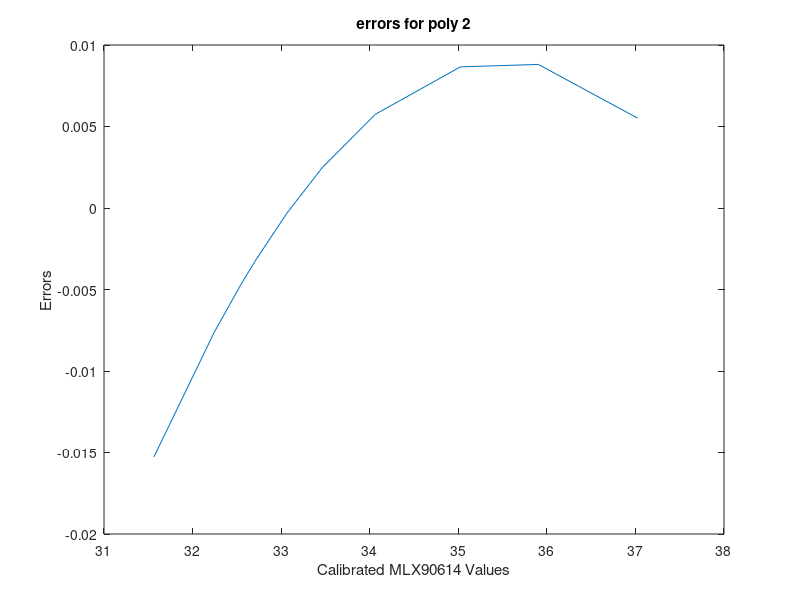

Here is the MATLAB script that generated this plot:
x = [32.07 32.75 33.05 33.21 33.57 33.97 34.57 35.53 36.41 37.53];  % Temperature measured by MLX90614
y = [31.50 32.30 32.60 32.70 33.00 33.50 34.00 35.00 36.00 37.00];  % Temperature measured by AR842A
diff = y-x;             % Difference between the temperatures measured by MLX90614 and AR842A
offset = mean(diff); % Offset is defined as the mean difference
x2 = x + offset;       % Calibrated MLX90614 values

P = polyfit(x2,y,2)  % Polynomials definition
Y = polyval(P,x2);   % Fitted curve

figure(1)
plot(x2, Y-x2)
title('errors for poly 2')
xlabel('Calibrated MLX90614 Values')
ylabel('Errors')